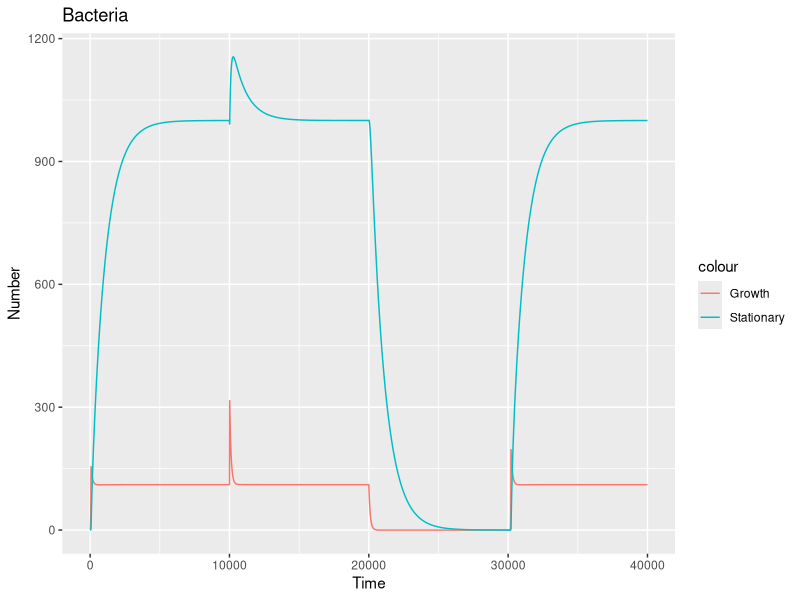
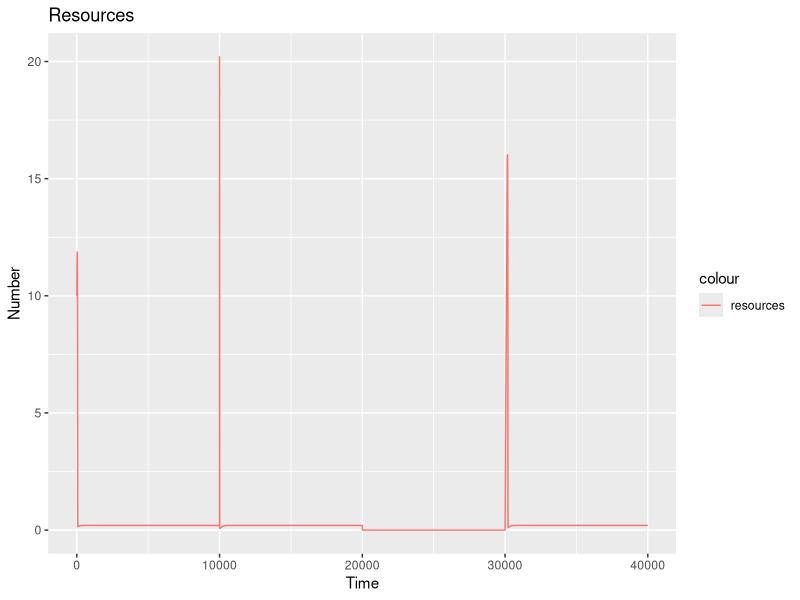

The R script that drew these images, in order:
#install.packages('deSolve')
# install.packages('ggplot2')
library("deSolve")
library("ggplot2")

# most initial parameters are up here, except infusion rate (since it's interesting to change)

K_g = 0.1
H_g = 2
e = 1e-1

K_gs = 0.01
H_gs = H_g

K_sg = 0.0001
H_sg = H_g

K_d = 0.001

# functions for ODE solving here

monod <- function(S, Ks){ # since it gets called a lot 
  return (S/(Ks+S))
}

clamp <- function(x, lower, upper){ # It's possible for a small approximation error to create a negative value, which causes issues
  if (x < lower){return(lower)}
  else if (x>upper){return(upper)}
  else{return(x)}
  
}

f <- function(t, y, params){ # Main ODE system
  G = y[1]
  R = y[2]
  S = y[3]
  i = params[1]
  
  RN = R
  
  N = K_g*G*monod(R,H_g)
  T_gs = K_gs * G * (1-monod(R, H_gs))
  T_sg = K_sg * S * monod(R, H_sg)
  
  dNdt = N - T_gs + T_sg
  dSdt = T_gs - T_sg - K_d*S
  dRdt = -e*N + i
  
  #  dNdt <- clamp(dNdt, lower=-N, upper=99999)
  #  dRdt <- clamp(dRdt, lower=-R, upper=99999)
  #  dSdt <- clamp(dSdt, lower=-S, upper=99999)
  
  temp <- c(dNdt, dRdt, dSdt)
  L = list(temp)
  
  return(list(temp))
}

# Playing with the model here. 
out = data.frame()

# Let the population grow to its normal equilibrium size
times <- seq(0,to=10000,by=1)
initials <- c(G=1, R=10, S=0)
out_1 <- as.data.frame(ode(func=f,y=initials,parms = c(i=0.1),times=times))
out <- rbind(out, out_1)

# Give the population some new resources
L = length(out$time)
times <- seq(out$time[L],to=out$time[L]+10000,by=1)
initials <- c(G=out$G[L], R=out$R[L]+20, S = out$S[L])
out_1 <- as.data.frame(ode(func=f,y=initials,parms = c(i=0.1),times=times))
out <- rbind(out, out_1)

# Remove the constant infusion of resources
L = length(out$time)
times <- seq(out$time[L],to=out$time[L]+10000,by=1)
initials <- c(G=out$G[L], R=out$R[L], S = out$S[L])
out_1 <- as.data.frame(ode(func=f,y=initials,parms = c(i=0.0),times=times))
out <- rbind(out, out_1)

# Bring the population back
L = length(out$time)
times <- seq(out$time[L],to=out$time[L]+10000,by=1)
initials <- c(G=out$G[L], R=out$R[L], S = out$S[L])
out_1 <- as.data.frame(ode(func=f,y=initials,parms = c(i=0.1),times=times))
out <- rbind(out, out_1)

# Plot our populations over time (I can't make a nice legend right now; RED is total bacteria, BLUE is stationary phase, GREEN is growth phase)
ggplot(out, aes(time))+geom_line(aes(y=G, color='Growth'))+geom_line(aes(y=S, color='Stationary'))  + labs(title='Bacteria', x='Time', y='Number') 

ggplot(out, aes(time, color='resources'))+geom_line(aes(y=R)) + labs(title='Resources', x='Time', y='Number') +scale_fill_discrete('Legend', labels=c('S', 'G'))
